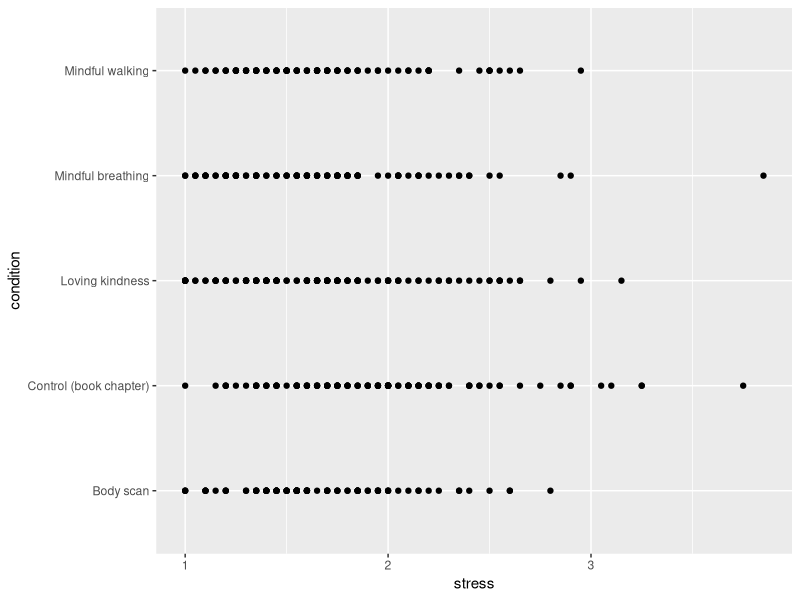
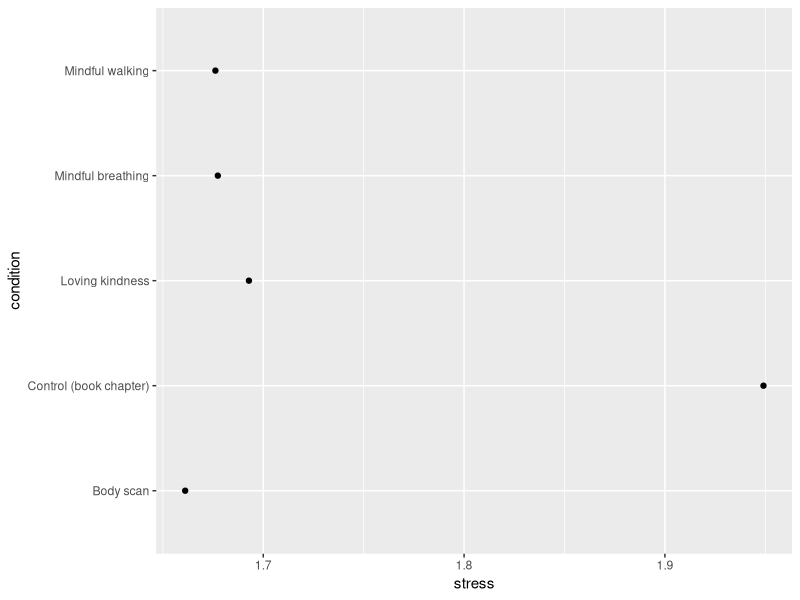
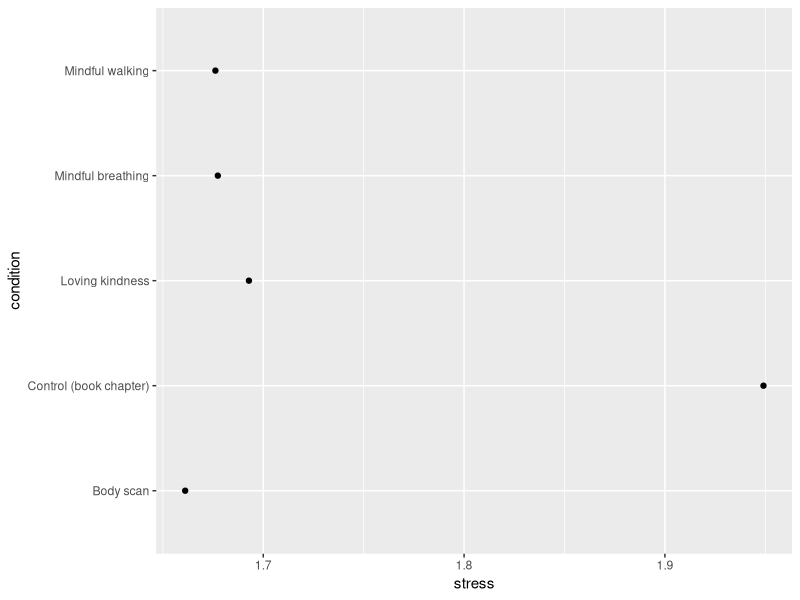
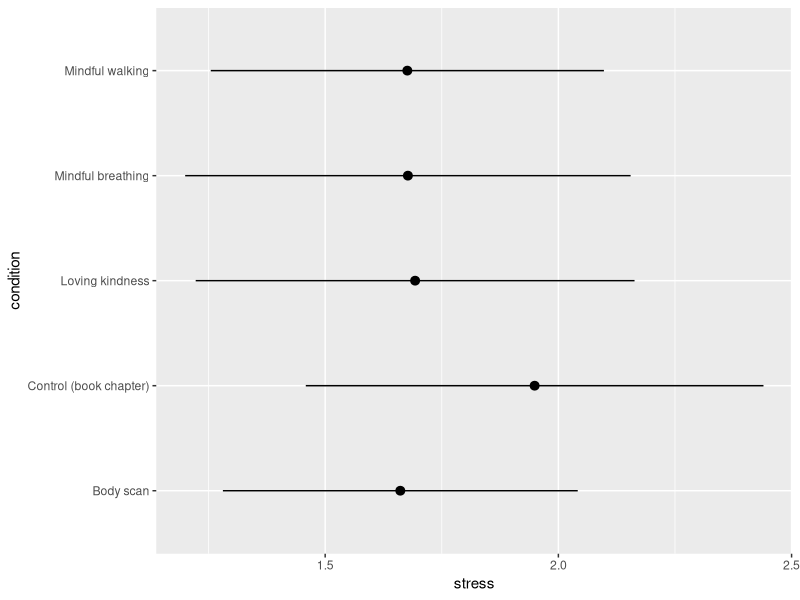
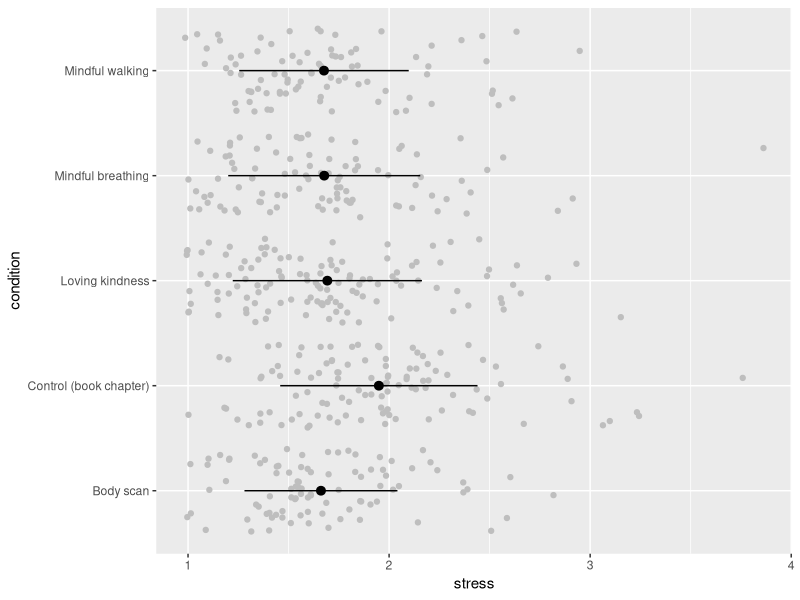
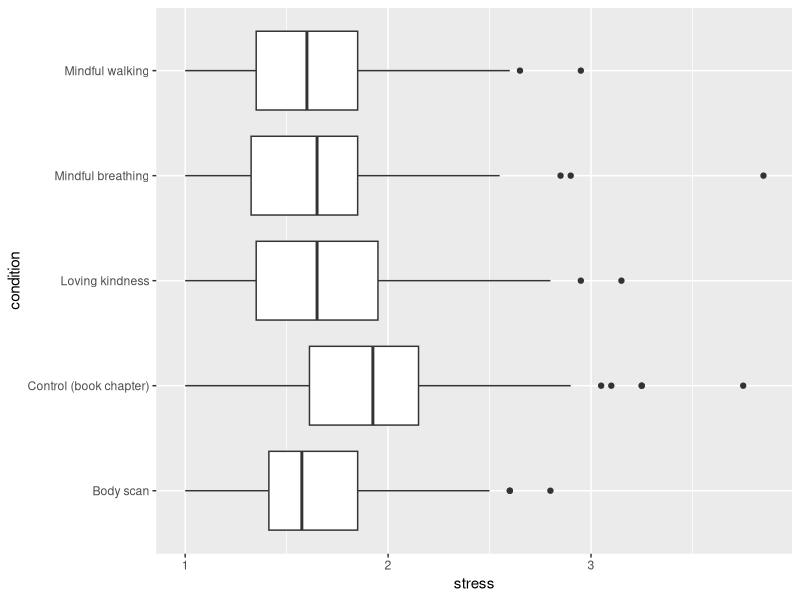
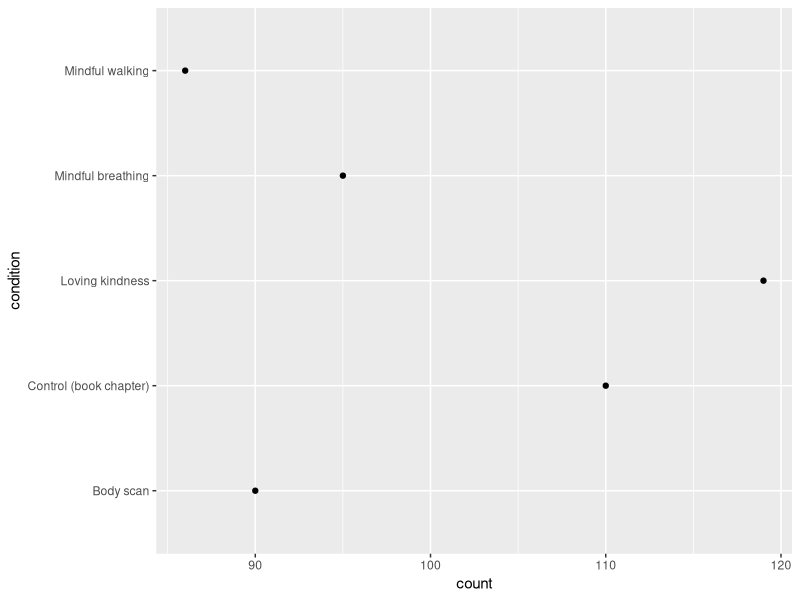
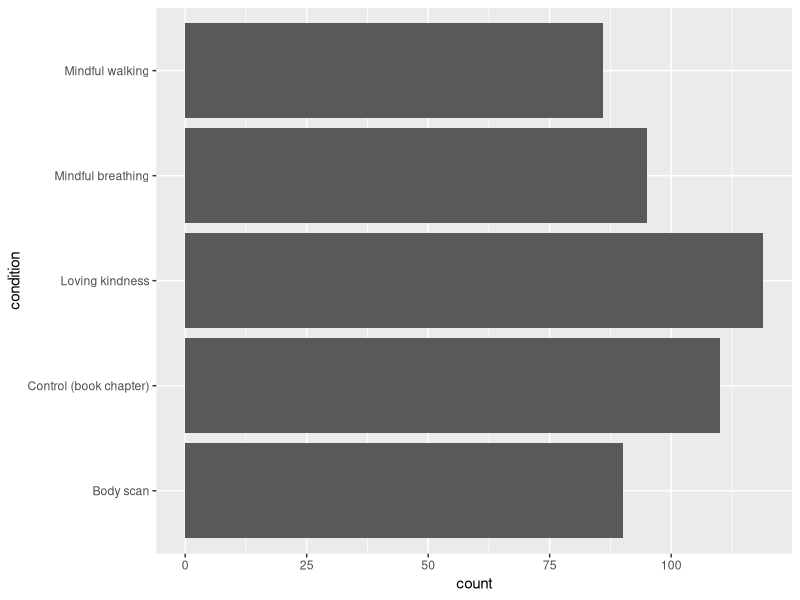

Here is the R script that generated these plots, in order:
## ---- chunk 1
#| message: false
library(readr)
library(ggplot2)

# Sample to not saturate plots
meditation = read_csv('data/meditation-stress-sample.csv')
ggplot(meditation, aes(y = condition, x = stress)) +
    geom_point()
## ---- chunk 2
ggplot(meditation, aes(y = condition, x = stress)) +
    geom_point(stat = 'summary', fun = mean)
## ---- chunk 3
#| output: false
ggplot(meditation, aes(y = condition, x = stress)) +
    stat_summary(geom = "point", fun = mean)
## ---- chunk 4
ggplot(meditation, aes(y = condition, x = stress)) +
    geom_pointrange(stat = 'summary', fun.data = mean_sdl, fun.args = list(mult = 1))
## ---- chunk 5
ggplot(meditation, aes(y = condition, x = stress)) +
    geom_point(position = 'jitter', color = 'grey') +
    geom_pointrange(stat = 'summary', fun.data = mean_sdl, fun.args = list(mult = 1))
## ---- chunk 6
ggplot(meditation, aes(y = condition, x = stress)) +
    geom_boxplot()
## ---- chunk 7
ggplot(meditation, aes(y = condition)) +
    geom_point(stat = 'count')
## ---- chunk 8
ggplot(meditation, aes(y = condition)) +
    geom_bar(stat = 'count')
## ---- chunk 9
meditation |>
    dplyr::add_count(condition) |>
    ggplot(aes(y = reorder(condition, n))) +
        geom_bar()
## ---- chunk 10
ggplot(meditation, aes(y = condition, fill = gender)) +
    geom_bar()
## ---- chunk 11
ggplot(meditation, aes(y = condition, fill = gender)) +
    geom_bar(position = 'dodge')
## ---- chunk 12
ggplot(meditation, aes(y = condition, fill = gender)) +
    geom_bar(position = 'fill')
## ---- chunk 13
ggplot(meditation, aes(y = condition, fill = gender)) +
    geom_bar(position = 'fill') +
    scale_x_continuous(labels = scales::label_percent())
